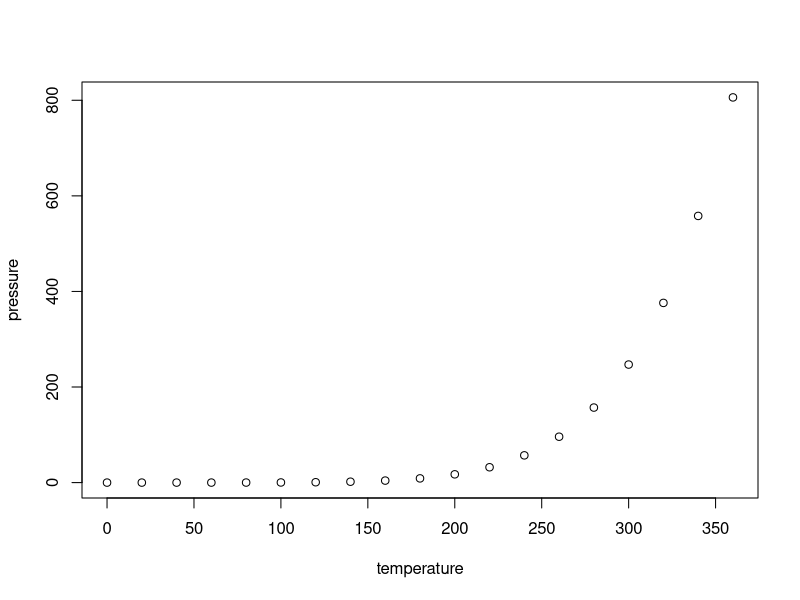
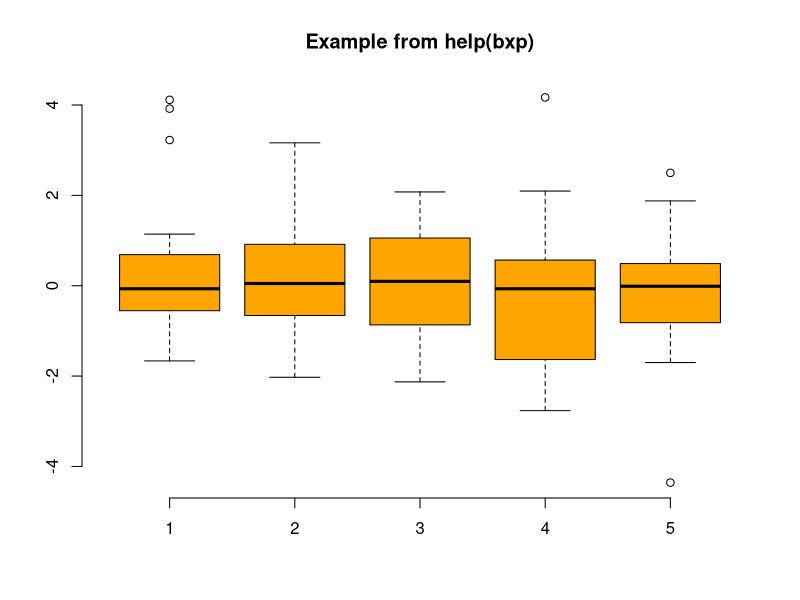

Reproduce these figures in R, in order.
## ---- chunk 1
summary(cars)
## ---- chunk 2
plot(pressure)
## ---- chunk 3
library(stats)
set.seed(753)
bx.p <- boxplot(split(rt(100, 4),
                      gl(5, 20)), plot=FALSE)
bxp(bx.p, notch = FALSE, boxfill = "orange",
    frame = FALSE, outl = TRUE,
    main = "Example from help(bxp)")
## ---- chunk 4
knitr::kable(mtcars[1:4, 1:7],caption="(Parts of) the mtcars dataset",  
             format = 'html')
